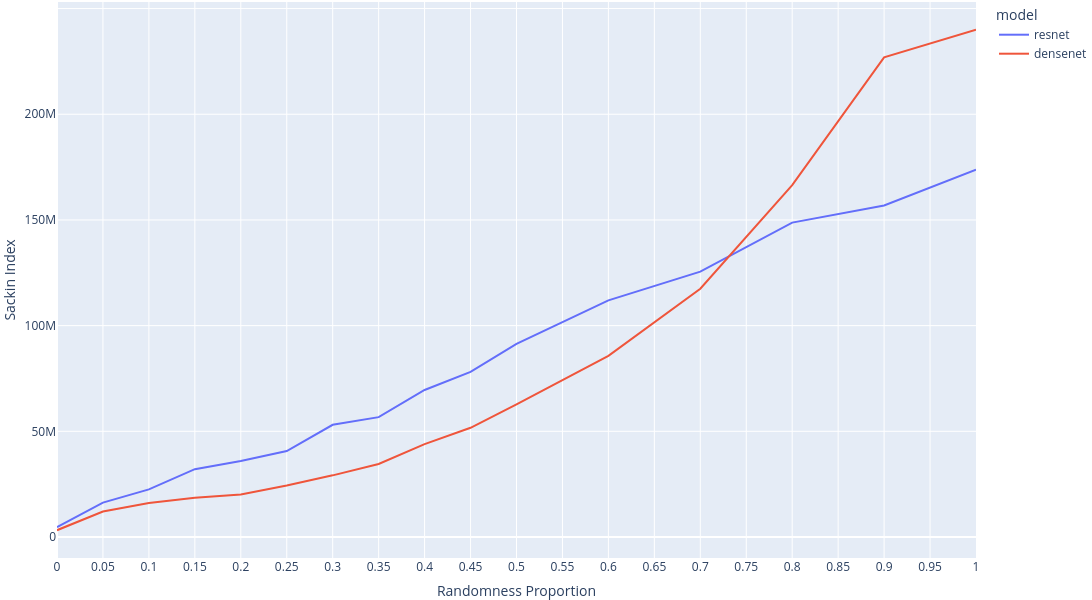

Notebook cell for this chart:
### Code cell
penultimate_accs = full_data[(full_data["layer"] == "a1") & (full_data["dataset"].str.contains("-r")) & (full_data["split"] == "trainUval")][["dataset", "model", "train_acc", "val_acc", "sackin_index"]]
penultimate_accs["random_prop"] = penultimate_accs["dataset"].apply(lambda x: float(x.split("-r")[1]))
penultimate_accs.sort_values("random_prop", inplace=True)

fig = px.line(penultimate_accs, x="random_prop", y="sackin_index", color="model")

fig.update_layout(showlegend=True, margin=dict(l=0, r=0, t=0, b=0), width=600*2, height=300*2)
fig.update_xaxes(title_text="Randomness Proportion", nticks=21)
fig.update_yaxes(title_text="Sackin Index")
fig.show()

### Figure 1 — Plotly figure (JSON) as saved in the notebook; plotly's stock layout.template omitted (floating-point values rounded to 4 significant figures)
{"data": [{"hovertemplate": "model=resnet<br>random_prop=%{x}<br>sackin_index=%{y}<extra></extra>", "legendgroup": "resnet", "line": {"color": "#636efa", "dash": "solid"}, "marker": {"symbol": "circle"}, "mode": "lines", "name": "resnet", "orientation": "v", "showlegend": true, "type": "scatter", "x": [0.0, 0.05, 0.1, 0.15, 0.2, 0.25, 0.3, 0.35, 0.4, 0.45, 0.5, 0.6, 0.7, 0.8, 0.9, 1.0], "xaxis": "x", "y": [4625000.0, 16260000.0, 22510000.0, 32100000.0, 35990000.0, 40670000.0, 53080000.0, 56720000.0, 69560000.0, 78110000.0, 91350000.0, 111900000.0, 125600000.0, 148800000.0, 156900000.0, 173700000.0], "yaxis": "y"}, {"hovertemplate": "model=densenet<br>random_prop=%{x}<br>sackin_index=%{y}<extra></extra>", "legendgroup": "densenet", "line": {"color": "#EF553B", "dash": "solid"}, "marker": {"symbol": "circle"}, "mode": "lines", "name": "densenet", "orientation": "v", "showlegend": true, "type": "scatter", "x": [0.0, 0.05, 0.1, 0.15, 0.2, 0.25, 0.3, 0.35, 0.4, 0.45, 0.5, 0.6, 0.7, 0.8, 0.9, 1.0], "xaxis": "x", "y": [3223000.0, 12060000.0, 16050000.0, 18550000.0, 20150000.0, 24360000.0, 29170000.0, 34540000.0, 43960000.0, 51670000.0, 62790000.0, 85720000.0, 117500000.0, 166500000.0, 226900000.0, 239900000.0], "yaxis": "y"}], "layout": {"height": 600, "legend": {"title": {"text": "model"}, "tracegroupgap": 0}, "margin": {"b": 0, "l": 0, "r": 0, "t": 0}, "showlegend": true, "width": 1200, "xaxis": {"anchor": "y", "domain": [0, 1], "nticks": 21, "title": {"text": "Randomness Proportion"}}, "yaxis": {"anchor": "x", "domain": [0, 1], "title": {"text": "Sackin Index"}}}}
